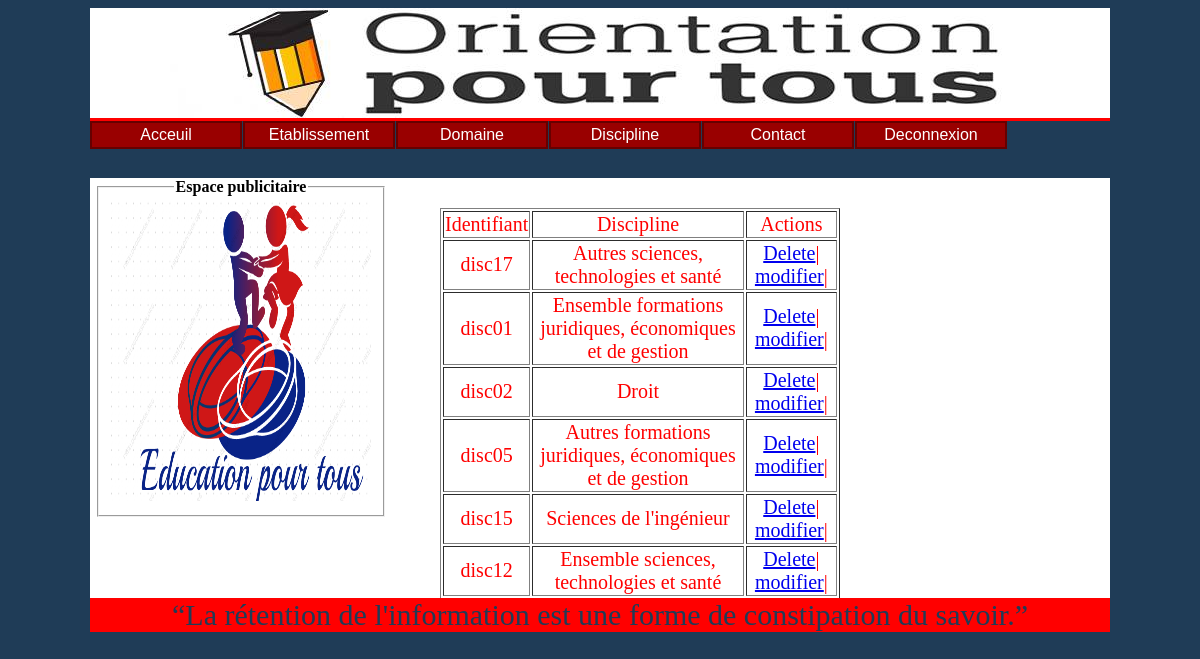
/infoGradiscip.php, run on the app's committed database.
### tables this page shows
CREATE TABLE IF NOT EXISTS `discipline` (
  `id_discipline` varchar(6) NOT NULL DEFAULT '',
  `discipline` varchar(60) DEFAULT NULL,
  PRIMARY KEY (`id_discipline`)
);

### infoGradiscip.php (the view, shortened to what this page needs)
<!DOCTYPE HTML>
<HTML>
<HEAD>
<link rel="stylesheet"    href="stylecss/mon.css"    type="text/css"    media="screen"    />
</HEAD>
<body>
<div id="entete">
</div>
<ul id="navigation">
  <li><a href="index.php" >Acceuil</a></li>
  <li><a href="infoetab.php" >Etablissement</a></li>
  <li><a href="infosDom.php" >Domaine</a></li>
  <li><a href="infoGradiscip.php" >Discipline</a></li>
  <li><a href="contact.php" >Contact</a></li>
  <li><a href="deconnexion.php" >Deconnexion</a></li>
</ul><br>
<div id="bandeau">
<div id="connect">
<fieldset>
<legend align="center"><b>Espace publicitaire</b></legend>
<img src="images/logo.png" alt= "log " />
</fieldset><br>
</div>
<div id="desc">
 <table class="table"   border="1">
     <tr>
         <td>Identifiant</td>
          <td>Discipline</td>
          <td>Actions</td>
         <?php
            $bdd= new PDO('mysql:host=localhost;dbname=monbds;charset=utf8', 'root', '');
            $rep = $bdd->query('select id_discipline,discipline from discipline');
            while ($ligne = $rep ->fetch())
            {
                echo '<tr>';
                echo '<td>'.$ligne['id_discipline'].'</td>';
                echo '<td>'.$ligne['discipline'].'</td>';
                echo '<td><a href="deleteD.php? id='.$ligne['id_discipline'].'">Delete</a>|
                        <a href="modifierD.php? id='.$ligne['id_discipline'].'">modifier</a>|
                </td>';
                echo '</tr>';
            }
         ?>
     </tr>
 </table>
 </div>
</div>
<p class="pied">“La rétention de l'information est une forme de constipation du savoir.”</p>
</body>
</html>

### stylecss/mon.css (style rules this page uses)
html { background-color:#1F3C57; }
body { width:1020px; margin-left:auto; margin-right:auto; }
#entete { width:1020px; height:110px; border-bottom-color:#FF0000; border-bottom-style:solid; border-style:solid 3px red; background-image: url('../images/laa.jpg') }
#bandeau { width:1020px; margin-top:10px; height:420px; background-color:white; border-style:solid 3px red; overflow:auto; }
#connect { width:230px; height:300px; border-color:red; float:left; margin-left:5px; }
#desc { width:700px; height:300px; border-color:red; float:right; margin-left: 5px; margin-top: 0px; }
p { color:blue; font-family:Times New Roman; font-size:17px; }
.pied { background-color:red; text-align:center; color:#1F3C57; margin-top:0px; font-size:30px; }
.table { position:center; margin-top:30px; margin-left:30px; width:400px; text-align:center; font-size:20px; color:red; }
img { width:260px; height:300px; }
#navigation li { display: inline; }
#navigation { margin: 0 ; padding: 0 ; list-style: none ; text-align: center ; }
#navigation li { display: inline ; margin-right: 1px ; color: #fff ; background: #c00 ; }
#navigation li a { padding: 4px 20px ; background: #c00 ; color: #fff ; border: 1px solid #600 ; font: 1em "Trebuchet MS",Arial,sans-serif ; line-height: 1em ; text-align: center ; text-decoration: none ; }
#navigation li { float: left ; }
#navigation { margin-right: 0 ; padding: 0 ; list-style: 0 ; }
#navigation li { float: left ; width: 150px ; border: 1px solid #600 ; margin-right: 1px ; color: #fff ; background: #c00 ; }
#navigation li a { display: block ; background: #c00 ; color: #fff ; font: 1em "Trebuchet MS",Arial,sans-serif ; line-height: 1em ; padding: 4px 0 ; text-align: center ; }
#navigation { height: 1.8em ; }
#navigation li a { display: block ; background: #c00 url(lienNormal.png) left top no-repeat ; color: #fff ; font: 1em "Trebuchet MS",Arial,sans-serif ; line-height: 1em ; padding: 4px 0 ; text-align: center ; }
#navigation li a { display: block ; background: #900 url(lienCoulissant.png) left top no-repeat ; color: #fff ; font: 1em "Trebuchet MS",Arial,sans-serif ; line-height: 1em ; padding: 4px 0 ; text-align: center ; }

### data on the page
discipline: id_discipline "disc17", discipline "Autres sciences, technologies et santé"
discipline: id_discipline "disc01", discipline "Ensemble formations juridiques, économiques et de gestion"
discipline: id_discipline "disc02", discipline "Droit"
discipline: id_discipline "disc05", discipline "Autres formations juridiques, économiques et de gestion"
discipline: id_discipline "disc15", discipline "Sciences de l'ingénieur"
discipline: id_discipline "disc12", discipline "Ensemble sciences, technologies et santé"
